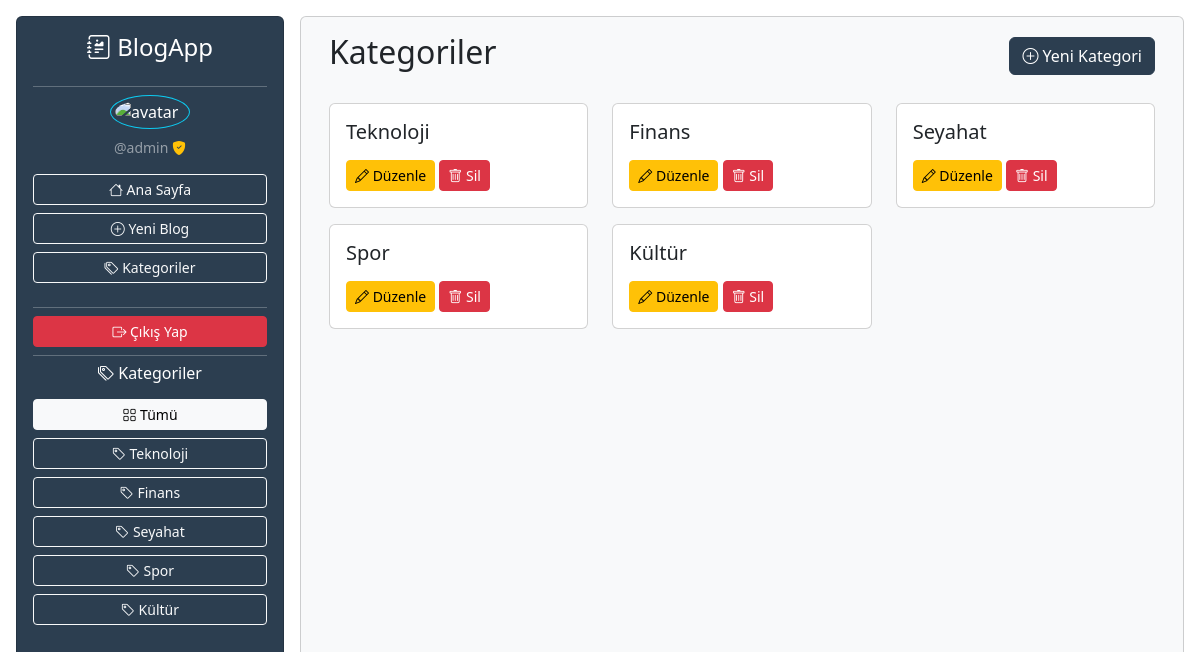
Page /categories/ (signed in) on the committed database.
### blog/models.py (models this page shows, shortened)
class Category(models.Model):
    name = models.CharField(max_length=100, unique=True, verbose_name="Kategori Adı")
    class Meta:
        verbose_name = "Kategoriler"

### blog/views.py (the view)
# urls.py: path('categories/', category_list, name='category_list'),
def category_list(request):
    categories = Category.objects.all()
    return render(request, 'category_list.html', {'categories': categories})

### blog/context_processors.py (called while the page is built)
def global_context(request):
    selected_category = request.GET.get('category')
    return {
        'categories': Category.objects.all(),
        'selected_category': selected_category,
    }

### blog/templates/category_list.html (shortened to what this page needs)
{% extends 'base.html' %}
{% block content %}
<div class="container">
  <div class="row">
    <div class="col-12">
      <div class="d-flex justify-content-between align-items-center mb-4">
        <h2>Kategoriler</h2>
        {% if user.is_staff %}
          <a href="{% url 'category_create' %}" class="btn btn-primary">
            <i class="bi bi-plus-circle"></i> Yeni Kategori
          </a>
        {% endif %}
      </div>
      <div class="row">
        {% for category in categories %}
          <div class="col-md-4 mb-3">
            <div class="card">
              <div class="card-body">
                <h5 class="card-title">{{ category.name }}</h5>
                {% if user.is_staff %}
                  <div class="mt-3">
                    <a href="{% url 'category_update' category.pk %}" class="btn btn-warning btn-sm">
                      <i class="bi bi-pencil"></i> Düzenle
                    </a>
                    <a href="{% url 'category_delete' category.pk %}" class="btn btn-danger btn-sm">
                      <i class="bi bi-trash"></i> Sil
                    </a>
                  </div>
                {% endif %}
              </div>
            </div>
          </div>
        {% empty %}
          <div class="col-12">
            <div class="alert alert-info">
              Henüz kategori eklenmemiş.
            </div>
          </div>
        {% endfor %}
      </div>
    </div>
  </div>
</div>
{% endblock %}

### blog/templates/navbar.html (shortened to what this page needs)
<div
  class="sidebar-desktop d-none d-lg-block col-lg-3 p-3 vh-100 position-fixed overflow-auto"
  style="top: 0; left: 0; margin: 0 !important;"
>
  <div class="card h-100 w-100 text-white" style="background-color: #2c3e50;">
    <div class="d-flex flex-column card-body p-3">
      <div class="text-center mb-3">
        <h4 class="mb-0">
          <i class="bi bi-journal-richtext"></i> BlogApp
        </h4>
      </div>
      <hr class="my-2">
      {% if request.user.is_authenticated %}
        <div class="d-flex flex-column justify-content-center align-items-center mb-3">
          <img
            style="border-radius: 50%; width: 80px;"
            class="border border-info p-1"
            alt="avatar"
            src="https://static.vecteezy.com/system/resources/thumbnails/009/292/244/small/default-avatar-icon-of-social-media-user-vector.jpg"
          >
          <small class="text-center text-white-50">
            @{{request.user.username}}
            {% if request.user.is_staff or request.user.is_superuser %}
              <i class="bi bi-shield-fill-check text-warning" title="Yönetici"></i>
            {% endif %}
          </small>
        </div>
        <div class="d-grid gap-2 mb-3">
          <a href="{% url 'home' %}" class="btn btn-outline-light btn-sm">
            <i class="bi bi-house"></i> Ana Sayfa
          </a>
          {% if request.user.is_staff %}
            <a href="{% url 'blog_create' %}" class="btn btn-outline-light btn-sm">
              <i class="bi bi-plus-circle"></i> Yeni Blog
            </a>
          {% endif %}
          {% if request.user.is_staff %}
            <a href="{% url 'category_list' %}" class="btn btn-outline-light btn-sm">
              <i class="bi bi-tags"></i> Kategoriler
            </a>
          {% endif %}
        </div>
        <hr class="my-2">
        <a href="{% url 'logout' %}" class="btn btn-danger btn-sm">
          <i class="bi bi-box-arrow-right"></i> Çıkış Yap
        </a>
      {% endif %}
      <hr class="my-2">
      <div class="mb-2">
        <h6 class="text-center">
          <i class="bi bi-tags"></i> Kategoriler
        </h6>
      </div>
      <div class="d-flex flex-column gap-2">
        <a href="{% url 'home' %}" class="btn btn-outline-light btn-sm {% if not selected_category %}active{% endif %}">
          <i class="bi bi-grid"></i> Tümü
        </a>
        {% for category in categories %}
          <a href="{% url 'home' %}?category={{ category.id }}" class="btn btn-outline-light btn-sm {% if selected_category == category.id|stringformat:'s' %}active{% endif %}">
            <i class="bi bi-tag"></i> {{category.name}}
          </a>
        {% empty %}
          <small class="text-white-50 text-center">Kategori yok</small>
        {% endfor %}
      </div>
    </div>
  </div>
</div>

### blog/templates/base.html (style rules this page uses)
:root { --bs-primary: #2c3e50; --bs-primary-rgb: 44, 62, 80; --bs-link-color: #2c3e50; --bs-link-hover-color: #1f2c3a; }
.btn-primary { --bs-btn-bg: #2c3e50; --bs-btn-border-color: #2c3e50; --bs-btn-hover-bg: #1f2c3a; --bs-btn-hover-border-color: #1f2c3a; --bs-btn-active-bg: #16202b; --bs-btn-active-border-color: #16202b; }

### blog/templates/navbar.html (style rules this page uses)
@media (min-width: 992px) { .sidebar-desktop { width: 25%; } }

### rows in the picture
Category: name "Teknoloji"
Category: name "Finans"
Category: name "Seyahat"
Category: name "Spor"
Category: name "Kültür"

### other values in the picture
{{ request.user.username }} "admin"
